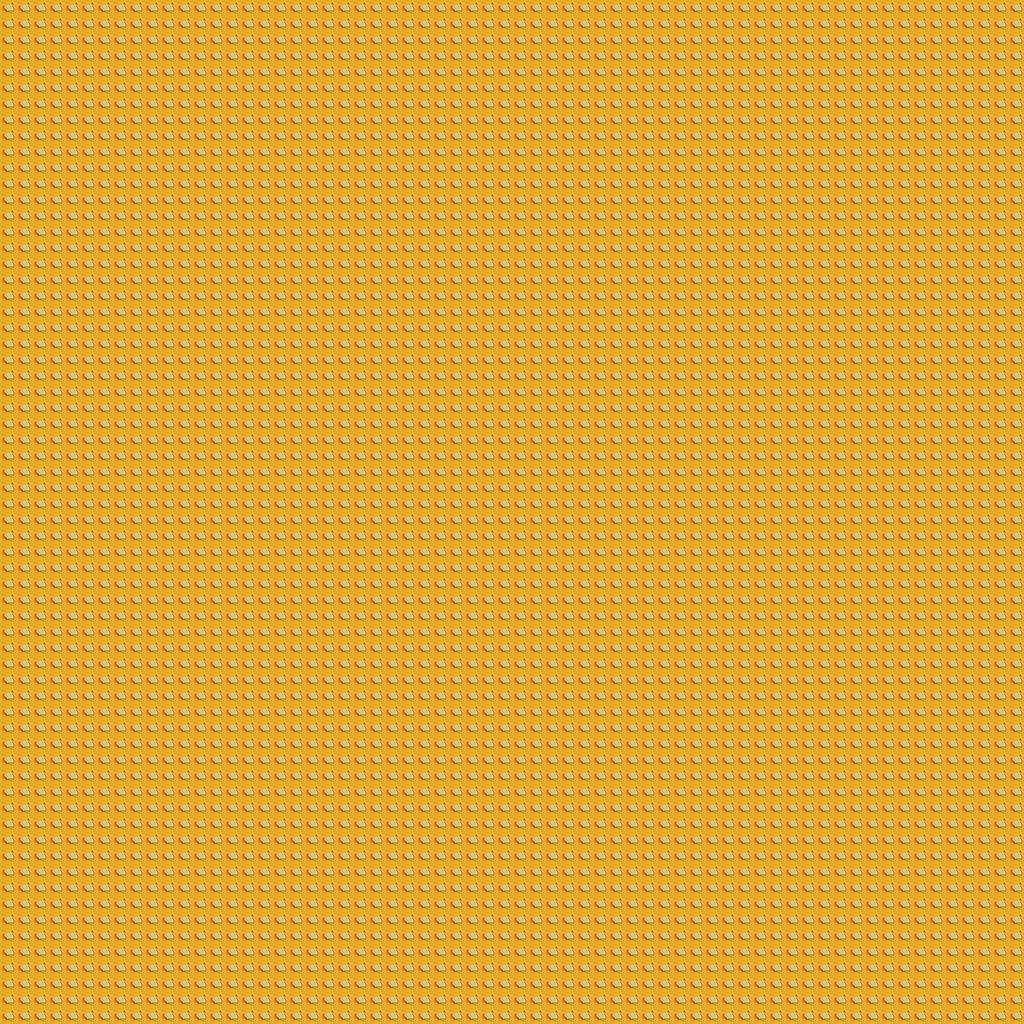

A level layout from a 2D game, rendered from its tile map. Below: a short description, then the map file with tile-grid data replaced by summaries:
An orthogonal 64x64 tile map with 16x16 px tiles, 3 tile layers (Kachelebene 2, Kachelebene 3, Kachelebene 4), 1 hidden layer not drawn, 2 tilesets.

<map version="1.10" tiledversion="1.10.2" orientation="orthogonal" renderorder="right-down" width="64" height="64" tilewidth="16" tileheight="16" infinite="0" nextlayerid="7" nextobjectid="1">
 <tileset firstgid="1" source="Tilesets/StardewValleyTiles.tsx" />
 <tileset firstgid="1976" source="Tilesets/AnimatedTiles.tsx" />
 <layer id="1" name="Kachelebene 1" width="64" height="64" visible="0">
  <data>[4096 cells, 4096 non-empty, 1 distinct tile ids]</data>
 </layer>
 <layer id="4" name="Kachelebene 2" width="64" height="64">
  <data>[4096 cells, 4096 non-empty, 1 distinct tile ids]</data>
 </layer>
 <layer id="5" name="Kachelebene 3" width="64" height="64">
  <data>[4096 cells, 4096 non-empty, 1 distinct tile ids]</data>
 </layer>
 <layer id="6" name="Kachelebene 4" width="64" height="64">
  <data>[4096 cells, 4096 non-empty, 1 distinct tile ids]</data>
 </layer>
</map>
